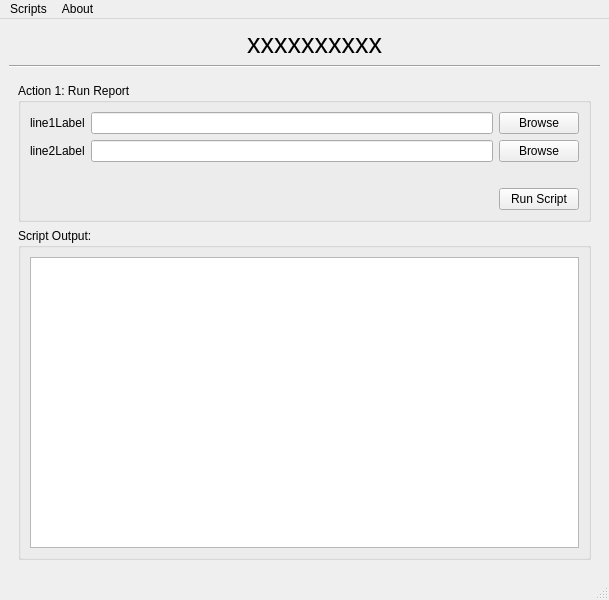
<?xml version="1.0" encoding="UTF-8"?>
<ui version="4.0">
 <class>MainWindow</class>
 <widget class="QMainWindow" name="MainWindow">
  <property name="geometry">
   <rect>
    <x>0</x>
    <y>0</y>
    <width>609</width>
    <height>600</height>
   </rect>
  </property>
  <property name="windowTitle">
   <string>MainWindow</string>
  </property>
  <property name="windowIcon">
   <iconset resource="../89a05bdc/resources.qrc">
    <normaloff>:/resources/icon</normaloff>:/resources/icon</iconset>
  </property>
  <property name="statusTip">
   <string/>
  </property>
  <widget class="QWidget" name="centralwidget">
   <property name="statusTip">
    <string/>
   </property>
   <layout class="QVBoxLayout" name="verticalLayout_2" stretch="0,0,0">
    <item>
     <layout class="QVBoxLayout" name="header">
      <property name="spacing">
       <number>6</number>
      </property>
      <item>
       <layout class="QHBoxLayout" name="headerHorizontalLayout">
        <item>
         <spacer name="horizontalSpacerLeft">
          <property name="orientation">
           <enum>Qt::Horizontal</enum>
          </property>
          <property name="sizeHint" stdset="0">
           <size>
            <width>40</width>
            <height>10</height>
           </size>
          </property>
         </spacer>
        </item>
        <item>
         <widget class="QLabel" name="headerIcon">
          <property name="enabled">
           <bool>true</bool>
          </property>
          <property name="sizePolicy">
           <sizepolicy hsizetype="Preferred" vsizetype="Preferred">
            <horstretch>0</horstretch>
            <verstretch>0</verstretch>
           </sizepolicy>
          </property>
          <property name="maximumSize">
           <size>
            <width>16777215</width>
            <height>16777215</height>
           </size>
          </property>
          <property name="text">
           <string>&lt;html&gt;&lt;head/&gt;&lt;body&gt;&lt;p&gt;&lt;img src=&quot;:/resources/icon&quot; height=&quot;64&quot; width=&quot;64&quot; /&gt;&lt;/p&gt;&lt;/body&gt;&lt;/html&gt;</string>
          </property>
          <property name="scaledContents">
           <bool>true</bool>
          </property>
          <property name="wordWrap">
           <bool>false</bool>
          </property>
         </widget>
        </item>
        <item>
         <widget class="QLabel" name="label">
          <property name="text">
           <string/>
          </property>
         </widget>
        </item>
        <item>
         <widget class="QLabel" name="headerAppName">
          <property name="font">
           <font>
            <pointsize>20</pointsize>
           </font>
          </property>
          <property name="text">
           <string>xxxxxxxxxx</string>
          </property>
         </widget>
        </item>
        <item>
         <spacer name="horizontalSpacerRight">
          <property name="orientation">
           <enum>Qt::Horizontal</enum>
          </property>
          <property name="sizeHint" stdset="0">
           <size>
            <width>40</width>
            <height>10</height>
           </size>
          </property>
         </spacer>
        </item>
       </layout>
      </item>
     </layout>
    </item>
    <item>
     <widget class="Line" name="horizontalLine">
      <property name="orientation">
       <enum>Qt::Horizontal</enum>
      </property>
     </widget>
    </item>
    <item>
     <widget class="QWidget" name="script" native="true">
      <layout class="QVBoxLayout" name="verticalLayout_4">
       <item>
        <widget class="QGroupBox" name="scriptAction">
         <property name="title">
          <string>Action 1: Run Report</string>
         </property>
         <layout class="QVBoxLayout" name="verticalLayout_5">
          <item>
           <layout class="QGridLayout" name="gridLayout">
            <item row="0" column="2">
             <widget class="QLineEdit" name="line1LineEdit"/>
            </item>
            <item row="1" column="3">
             <widget class="QPushButton" name="line2BrowseButton">
              <property name="text">
               <string>Browse</string>
              </property>
              <property name="icon">
               <iconset theme="document-open">
                <normaloff>.</normaloff>.</iconset>
              </property>
             </widget>
            </item>
            <item row="1" column="2">
             <widget class="QLineEdit" name="line2LineEdit"/>
            </item>
            <item row="3" column="3">
             <widget class="QPushButton" name="runScriptButton">
              <property name="text">
               <string>Run Script</string>
              </property>
              <property name="icon">
               <iconset theme="text-x-script">
                <normaloff>../3ed235e4</normaloff>../3ed235e4</iconset>
              </property>
             </widget>
            </item>
            <item row="3" column="2">
             <spacer name="runScriptHorizontalSpacer">
              <property name="orientation">
               <enum>Qt::Horizontal</enum>
              </property>
              <property name="sizeHint" stdset="0">
               <size>
                <width>40</width>
                <height>20</height>
               </size>
              </property>
             </spacer>
            </item>
            <item row="0" column="3">
             <widget class="QPushButton" name="line1BrowseButton">
              <property name="text">
               <string>Browse</string>
              </property>
              <property name="icon">
               <iconset theme="document-open">
                <normaloff>../3ed235e4</normaloff>../3ed235e4</iconset>
              </property>
             </widget>
            </item>
            <item row="0" column="1">
             <widget class="QLabel" name="line1Label">
              <property name="text">
               <string>line1Label</string>
              </property>
             </widget>
            </item>
            <item row="1" column="1">
             <widget class="QLabel" name="line2Label">
              <property name="text">
               <string>line2Label</string>
              </property>
             </widget>
            </item>
            <item row="2" column="2">
             <spacer name="horizontalSpacer">
              <property name="orientation">
               <enum>Qt::Horizontal</enum>
              </property>
              <property name="sizeHint" stdset="0">
               <size>
                <width>40</width>
                <height>20</height>
               </size>
              </property>
             </spacer>
            </item>
           </layout>
          </item>
         </layout>
        </widget>
       </item>
       <item>
        <widget class="QGroupBox" name="scriptOutput">
         <property name="title">
          <string>Script Output:</string>
         </property>
         <layout class="QVBoxLayout" name="verticalLayout_3">
          <item>
           <widget class="QPlainTextEdit" name="actionPlainTextEdit"/>
          </item>
         </layout>
        </widget>
       </item>
      </layout>
     </widget>
    </item>
   </layout>
  </widget>
  <widget class="QMenuBar" name="menubar">
   <property name="geometry">
    <rect>
     <x>0</x>
     <y>0</y>
     <width>609</width>
     <height>19</height>
    </rect>
   </property>
   <widget class="QMenu" name="menuScripts">
    <property name="title">
     <string>Scripts</string>
    </property>
    <addaction name="actionMain"/>
    <addaction name="separator"/>
   </widget>
   <widget class="QMenu" name="menuAbout">
    <property name="title">
     <string>About</string>
    </property>
    <addaction name="actionAbout"/>
    <addaction name="actionCustom"/>
   </widget>
   <addaction name="menuScripts"/>
   <addaction name="menuAbout"/>
  </widget>
  <widget class="QStatusBar" name="statusbar"/>
  <action name="actionMain">
   <property name="text">
    <string>Main</string>
   </property>
  </action>
  <action name="actionAbout">
   <property name="text">
    <string>About</string>
   </property>
  </action>
  <action name="actionCustom">
   <property name="text">
    <string>Get more custom scripts...</string>
   </property>
  </action>
 </widget>
 <resources>
  <include location="../89a05bdc/resources.qrc"/>
 </resources>
 <connections/>
</ui>
